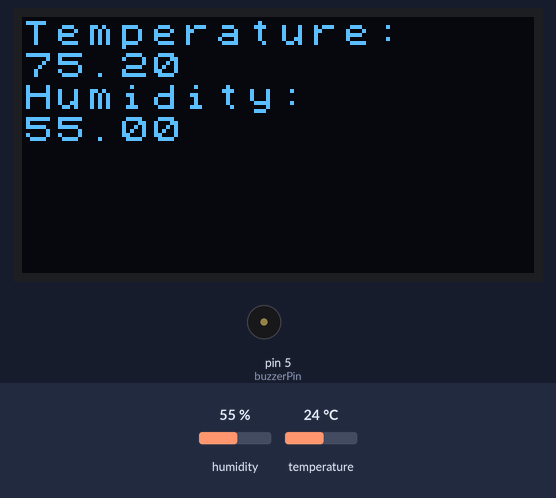
Recording of a sketch running on a simulated Arduino Uno, built with avr-gcc and run on an emulated ATmega328P. Shown: 128×64 one-colour display, buzzer (waves = sounding). Inputs (shaded band) come from the test bench; at power-on: humidity 55 %, temperature 24 °C. At 2.3 s the program stops and its outputs stay as they are.

Above: at 1.2 s.
1.3 s: humidity set to 88 %
At 3.0 s:
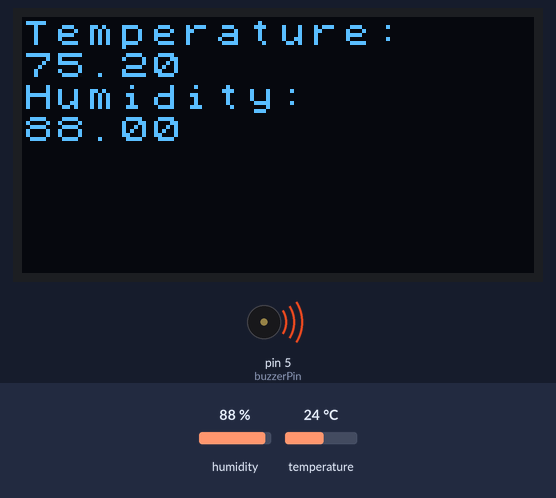
Timing chart, 0 to 3.8 s (numbered marks = the images above; inputs shaded):
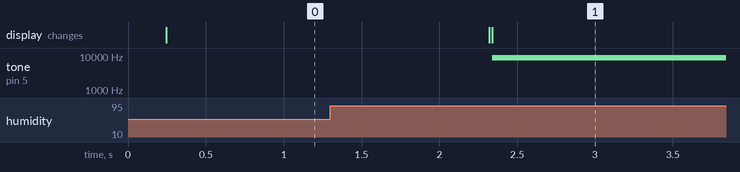

The sketch:

sketch_jan28a.ino
```cpp
#include <U8x8lib.h>

#include <DHT.h>
#include <Grove_Temperature_And_Humidity_Sensor.h>


U8X8_SSD1306_128X64_ALT0_HW_I2C u8x8(/* reset=*/ U8X8_PIN_NONE);
DHT dht(3, DHT11);
int buzzerPin = 5;
void setup() {
u8x8.begin();
u8x8.setFlipMode(1);
u8x8.clear();
dht.begin();
pinMode(buzzerPin, OUTPUT);
}
void loop() {
float t = dht.readTemperature();
float h = dht.readHumidity();
u8x8.setFont(u8x8_font_chroma48medium8_r);
u8x8.setCursor(0, 0);
float tempFarenheit = (t*9/5) + 32;
u8x8.println("Temperature:");
u8x8.println(tempFarenheit);
u8x8.println("Humidity:");
u8x8.print(h);
while (h > 70) {
    tone(5, 9000);

  }
}
```

Measured:
- after the input at 1.3 s, tone on pin 5 (buzzerPin): silent → 9000 Hz after 1.0 s; the display: first changes after 1.0 s (image 1 shows a later state)
